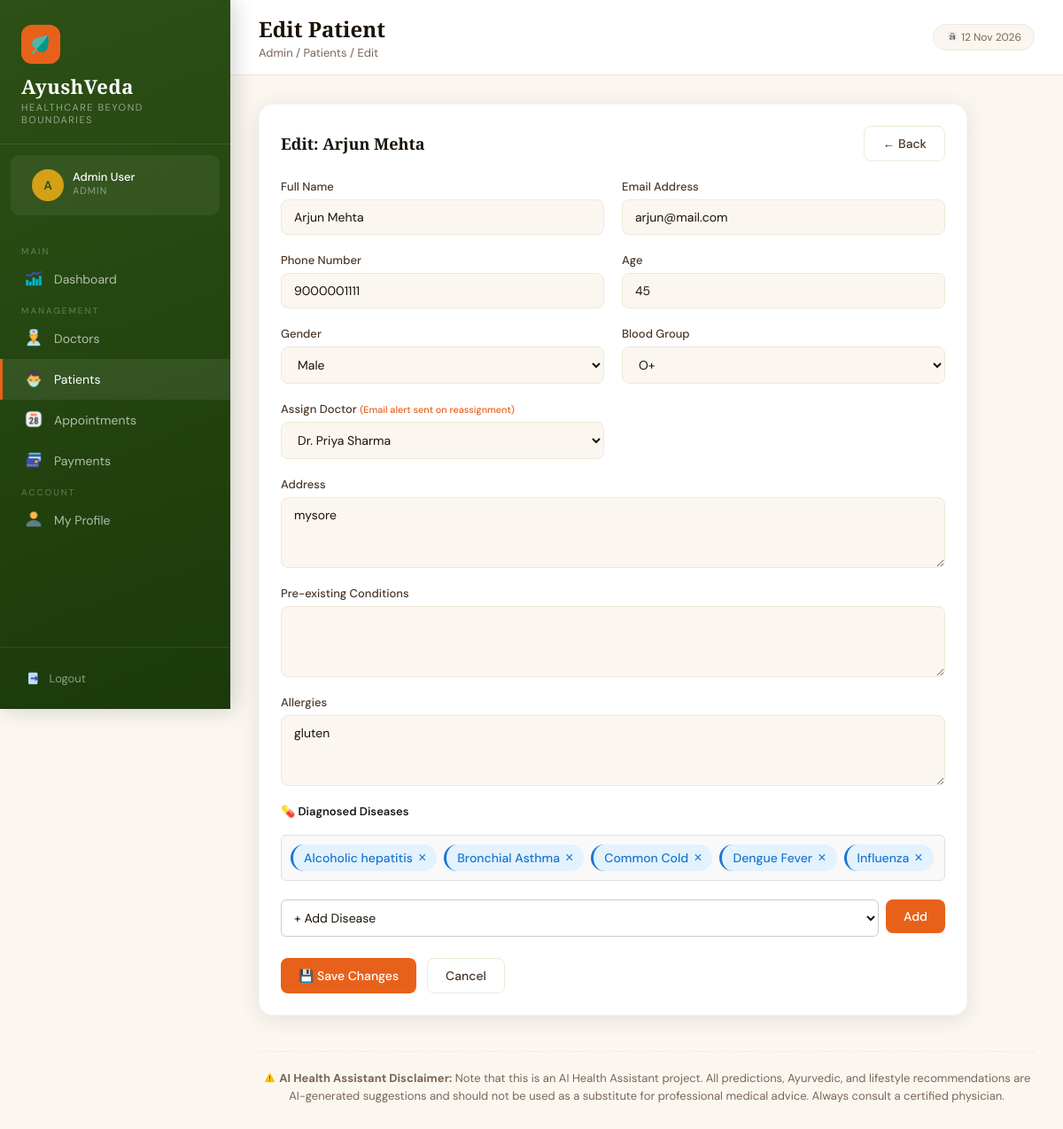
Page /admin/patients/edit/2 (signed in) on the committed database.
### tables this page shows
CREATE TABLE patients (
            id INTEGER PRIMARY KEY AUTOINCREMENT,
            name TEXT NOT NULL,
            email TEXT UNIQUE NOT NULL,
            password TEXT NOT NULL,
            phone TEXT,
            age INTEGER,
            gender TEXT,
            blood_group TEXT,
            address TEXT,
            doctor_id INTEGER,
            created_at TIMESTAMP DEFAULT CURRENT_TIMESTAMP, preexisting_conditions TEXT, allergies TEXT, triage_raw_text TEXT, triage_symptoms TEXT, latitude REAL, longitude REAL, location_updated_at TIMESTAMP, share_location INTEGER DEFAULT 0,
            FOREIGN KEY (doctor_id) REFERENCES doctors(id)
        );

CREATE TABLE doctors (
            id INTEGER PRIMARY KEY AUTOINCREMENT,
            name TEXT NOT NULL,
            email TEXT UNIQUE NOT NULL,
            password TEXT NOT NULL,
            phone TEXT,
            specialization TEXT,
            qualification TEXT,
            experience INTEGER DEFAULT 0,
            created_at TIMESTAMP DEFAULT CURRENT_TIMESTAMP
        );

CREATE TABLE prescriptions (
            id INTEGER PRIMARY KEY AUTOINCREMENT,
            patient_id INTEGER,
            doctor_id INTEGER,
            symptoms TEXT,
            predicted_disease TEXT,
            medicines TEXT,
            dosage TEXT,
            duration TEXT,
            suggestions TEXT,
            diet_advice TEXT,
            created_at TIMESTAMP DEFAULT CURRENT_TIMESTAMP, saved_by TEXT DEFAULT 'doctor',
            FOREIGN KEY (patient_id) REFERENCES patients(id),
            FOREIGN KEY (doctor_id) REFERENCES doctors(id)
        );

### app.py (the view, shortened to what this page needs)
@app.route('/admin/patients/edit/<int:id>', methods=['GET', 'POST'])
@login_required('admin')
def admin_edit_patient(id):
    conn = get_db()
    patient = conn.execute("SELECT * FROM patients WHERE id=?", (id,)).fetchone()
    doctors = conn.execute("SELECT id, name FROM doctors").fetchall()
    conn.close()
    diseases = get_patient_diseases(id)
    return render_template('admin/edit_patient.html', patient=patient, doctors=doctors, diseases=diseases)

### app.py (called while the page is built)
@app.context_processor
def inject_now():
    return {'now': datetime.now().strftime('%d %b %Y')}

def get_db():
    if os.environ.get('VERCEL') and not os.path.exists(DB_PATH):
        orig_db = os.path.join(BASE_DIR, 'ayurcare.db')
        if os.path.exists(orig_db):
            import shutil
            shutil.copyfile(orig_db, DB_PATH)
    conn = sqlite3.connect(DB_PATH)
    conn.row_factory = sqlite3.Row
    return conn

def get_patient_diseases(patient_id):
    conn = get_db()
    try:
        diseases = conn.execute(
            "SELECT DISTINCT predicted_disease FROM prescriptions WHERE patient_id=? AND predicted_disease IS NOT NULL ORDER BY predicted_disease",
            (patient_id,)
        ).fetchall()
        conn.close()
        return [d['predicted_disease'] for d in diseases]
    except Exception as e:
        print(f"Error getting patient diseases: {e}")
        return []

def login_required(role):
    def decorator(f):
        @wraps(f)
        def wrapper(*args, **kwargs):
            if session.get('role') != role:
                flash('Please login to continue.', 'error')
                return redirect(url_for(f'{role}_login'))
            return f(*args, **kwargs)
        return wrapper
    return decorator

### templates/admin/edit_patient.html (shortened to what this page needs)
{% extends 'base.html' %}
{% block page_title %}Edit Patient{% endblock %}
{% block breadcrumb %}Admin / Patients / Edit{% endblock %}
{% block nav %}
<span class="nav-section-label">Main</span>
<a href="/admin/dashboard" class="nav-link"><span class="icon"><img src="/static/images/dashboard_icon.png" style="height:1.2em;width:1.2em;vertical-align:-0.2em;"></span> Dashboard</a>
<span class="nav-section-label">Management</span>
<a href="/admin/doctors" class="nav-link"><span class="icon"><img src="/static/images/doctors_icon.png" style="height:1.2em;width:1.2em;vertical-align:-0.2em;"></span> Doctors</a>
<a href="/admin/patients" class="nav-link active"><span class="icon"><img src="/static/images/patients_icon.png" style="height:1.2em;width:1.2em;vertical-align:-0.2em;"></span> Patients</a>
<a href="/admin/appointments" class="nav-link"><span class="icon"><img src="/static/images/appointments_icon.png" style="height:1.2em;width:1.2em;vertical-align:-0.2em;"></span> Appointments</a>
<a href="/admin/payments" class="nav-link"><span class="icon"><img src="/static/images/card_icon.png" style="height:1.2em;width:1.2em;vertical-align:-0.2em;"></span> Payments</a>
<span class="nav-section-label">Account</span>
<a href="/admin/profile" class="nav-link"><span class="icon"><img src="/static/images/profile_icon.png" style="height:1.2em;width:1.2em;vertical-align:-0.2em;"></span> My Profile</a>
{% endblock %}
{% block content %}
<div class="card" style="max-width:800px">
    <div class="card-header">
        <h3 class="card-title">Edit: {{ patient.name }}</h3>
        <a href="/admin/patients" class="btn btn-outline">← Back</a>
    </div>
    <form method="POST">
        <div class="form-grid">
            <div class="form-group">
                <label>Full Name</label>
                <input type="text" name="name" value="{{ patient.name }}" required>
            </div>
            <div class="form-group">
                <label>Email Address</label>
                <input type="email" name="email" value="{{ patient.email }}" required>
            </div>
            <div class="form-group">
                <label>Phone Number</label>
                <input type="text" name="phone" value="{{ patient.phone or '' }}">
            </div>
            <div class="form-group">
                <label>Age</label>
                <input type="number" name="age" value="{{ patient.age or '' }}">
            </div>
            <div class="form-group">
                <label>Gender</label>
                <select name="gender">
                    <option {% if patient.gender == 'Male' %}selected{% endif %}>Male</option>
                </select>
            </div>
            <div class="form-group">
                <label>Blood Group</label>
                <select name="blood_group">
                    {% for bg in ['A+','A-','B+','B-','AB+','AB-','O+','O-'] %}
                    <option {% if patient.blood_group == bg %}selected{% endif %}>{{ bg }}</option>
                    {% endfor %}
                </select>
            </div>
            <div class="form-group">
                <label>Assign Doctor <small style="color:#E8611A">(Email alert sent on reassignment)</small></label>
                <select name="doctor_id">
                    {% for d in doctors %}
                    <option value="{{ d.id }}" {% if patient.doctor_id == d.id %}selected{% endif %}>{{ d.name }}</option>
                    {% endfor %}
                </select>
            </div>
            <div class="form-group form-full">
                <label>Address</label>
                <textarea name="address">{{ patient.address or '' }}</textarea>
            </div>
            <div class="form-group form-full">
                <label>Pre-existing Conditions</label>
                <textarea name="preexisting_conditions">{{ patient.preexisting_conditions or '' }}</textarea>
            </div>
            <div class="form-group form-full">
                <label>Allergies</label>
                <textarea name="allergies">{{ patient.allergies or '' }}</textarea>
            </div>
            <div class="form-group form-full">
                <label style="display:block; margin-bottom:12px; font-weight:600; color:#1a1a1a">
                    💊 Diagnosed Diseases
                </label>
                <div id="currentDiseases" style="margin-bottom:15px; display:flex; flex-wrap:wrap; gap:8px; min-height:35px; padding:10px; background-color:#f9f9f9; border-radius:6px; border:1px solid #e0e0e0;">
                    {% if diseases %}
                        {% for disease in diseases %}
                        <span class="disease-badge" data-disease="{{ disease }}" style="
                            display:inline-flex;
                            align-items:center;
                            gap:6px;
                            background-color:#E3F2FD;
                            color:#1976D2;
                            padding:6px 12px;
                            border-radius:20px;
                            border-left:3px solid #1976D2;
                            font-size:14px;
                            font-weight:500;
                        ">
                            {{ disease }}
                            <button type="button" class="remove-disease-btn" onclick="removeDisease('{{ disease }}', event)" style="
                                background:none;
                                border:none;
                                color:#1976D2;
                                cursor:pointer;
                                font-size:16px;
                                padding:0;
                                margin:0;
                                line-height:1;
                            ">×</button>
                        </span>
                        {% endfor %}
                    {% else %}
                    <span style="color:#999; font-style:italic;">No diagnosed diseases yet</span>
                    {% endif %}
                </div>
                <div style="display:flex; gap:8px; align-items:flex-start;">
                    <select id="diseaseSelect" style="
                        flex:1;
                        padding:10px;
                        border:1px solid #ccc;
                        border-radius:6px;
                        font-size:14px;
                        font-family:inherit;
                        background-color:white;
                    ">
                        <option value="">+ Add Disease</option>
                    </select>
                    <button type="button" id="addDiseaseBtn" class="btn btn-primary" onclick="addDisease(event)" style="padding:10px 20px; white-space:nowrap;">
                        Add
                    </button>
                </div>
            </div>
        </div>
        <div class="form-actions">
            <button type="submit" class="btn btn-primary">💾 Save Changes</button>
            <a href="/admin/patients" class="btn btn-outline">Cancel</a>
        </div>
    </form>
</div>
{% endblock %}

### templates/base.html (style rules this page uses)
:root { --saffron: #E8611A; --saffron-light: #F4874B; --turmeric: #D4A017; --forest: #2D5016; --forest-mid: #4A7C22; --forest-light: #7AB648; --cream: #FBF7F0; --cream-dark: #F0E8D8; --earth: #6B4226; --earth-light: #9B6B42; --text-dark: #1A1208; --text-mid: #4A3728; --text-light: #7A6558; --white: #FFFFFF; --sidebar-w: 260px; --shadow: 0 4px 24px rgba(26, 18, 8, 0.10); --shadow-lg: 0 12px 48px rgba(26, 18, 8, 0.16); }
* { box-sizing: border-box; margin: 0; padding: 0; }
body { font-family: 'DM Sans', sans-serif; background: var(--cream); color: var(--text-dark); min-height: 100vh; }
h1, h2, h3, h4 { font-family: 'Cormorant Garamond', serif; }
.nav-section-label { color: rgba(255, 255, 255, 0.3); font-size: 10px; text-transform: uppercase; letter-spacing: 2px; padding: 12px 24px 6px; font-family: 'DM Sans', sans-serif; }
.nav-link { display: flex; align-items: center; gap: 12px; padding: 11px 24px; color: rgba(255, 255, 255, 0.65); text-decoration: none; font-size: 14px; transition: all 0.2s; border-left: 3px solid transparent; position: relative; }
.nav-link:hover, .nav-link.active { color: #fff; background: rgba(255, 255, 255, 0.08); border-left-color: var(--saffron); }
.nav-link .icon { font-size: 18px; width: 22px; text-align: center; }
.card { background: var(--white); border-radius: 16px; padding: 24px; box-shadow: var(--shadow); border: 1px solid rgba(0, 0, 0, 0.04); }
.card-header { display: flex; align-items: center; justify-content: space-between; margin-bottom: 20px; }
.card-title { font-size: 18px; color: var(--text-dark); font-weight: 600; }
.btn { display: inline-flex; align-items: center; gap: 8px; padding: 10px 20px; border-radius: 8px; font-size: 14px; font-weight: 500; cursor: pointer; text-decoration: none; border: none; transition: all 0.2s; font-family: 'DM Sans', sans-serif; }
.btn-primary { background: var(--saffron); color: #fff; }
.btn-outline { background: transparent; border: 1.5px solid var(--cream-dark); color: var(--text-mid); }
.form-grid { display: grid; grid-template-columns: repeat(auto-fit, minmax(280px, 1fr)); gap: 20px; }
.form-group { display: flex; flex-direction: column; gap: 6px; }
.form-group label { font-size: 13px; font-weight: 500; color: var(--text-mid); }
.form-group input, .form-group select, .form-group textarea { padding: 10px 14px; border: 1.5px solid var(--cream-dark); border-radius: 8px; font-size: 14px; font-family: 'DM Sans', sans-serif; color: var(--text-dark); background: var(--cream); transition: border-color 0.2s; outline: none; }
.form-group textarea { resize: vertical; min-height: 80px; }
.form-full { grid-column: 1/-1; }
.form-actions { margin-top: 24px; display: flex; gap: 12px; }

### rows in the picture
patients: name "Arjun Mehta", email "arjun@mail.com", phone "9000001111", age "45", gender "Male", blood_group "O+", doctor_id "Dr. Priya Sharma", address "mysore", allergies "gluten"
prescriptions: predicted_disease "Alcoholic hepatitis"
prescriptions: predicted_disease "Bronchial Asthma"
prescriptions: predicted_disease "Dengue Fever"
prescriptions: predicted_disease "Influenza"

### other values in the picture
{{ session.user_name[0].upper() }} "A"
{{ session.user_name }} "Admin User"
{{ session.role|capitalize }} "ADMIN"
{{ disease }} "Common Cold"
